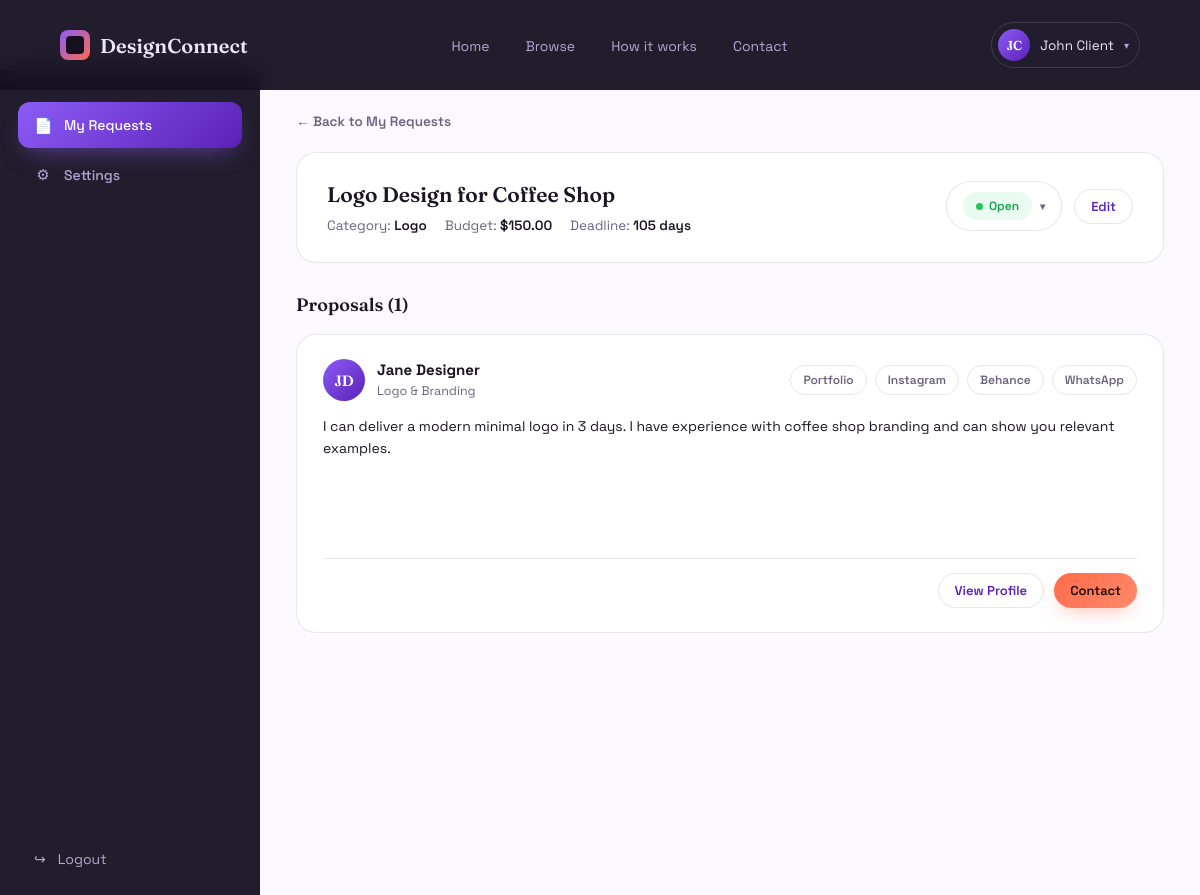
The page /Client/viewProposals/?request_id=1 (signed in) on the database its author committed.
### tables this page shows
CREATE TABLE requests (
    id INT PRIMARY KEY AUTO_INCREMENT,
    client_id INT NOT NULL,
    title VARCHAR(150) NOT NULL,
    category VARCHAR(50) NOT NULL,
    description TEXT NOT NULL,
    budget DECIMAL(10,2) NOT NULL,
    deadline DATE NOT NULL,
    reference_image VARCHAR(255) NULL,
    status ENUM('open', 'in_progress', 'completed') NOT NULL DEFAULT 'open',
    created_at DATETIME NOT NULL,
    FOREIGN KEY (client_id) REFERENCES users(id) ON DELETE CASCADE
);

CREATE TABLE proposals (
    id INT PRIMARY KEY AUTO_INCREMENT,
    request_id INT NOT NULL,
    designer_id INT NOT NULL,
    pitch TEXT NOT NULL,
    portfolio_link VARCHAR(255) NULL,
    created_at DATETIME NOT NULL,
    FOREIGN KEY (request_id) REFERENCES requests(id) ON DELETE CASCADE,
    FOREIGN KEY (designer_id) REFERENCES users(id) ON DELETE CASCADE,
    UNIQUE KEY unique_proposal (request_id, designer_id)
);

CREATE TABLE users (
    id INT PRIMARY KEY AUTO_INCREMENT,
    name VARCHAR(100) NOT NULL,
    email VARCHAR(150) NOT NULL UNIQUE,
    password VARCHAR(255) NOT NULL,
    role ENUM('client', 'designer') NOT NULL,
    avatar VARCHAR(255) NULL,
    bio TEXT NULL,
    specialty VARCHAR(100) NULL,
    portfolio_link VARCHAR(255) NULL,
    instagram VARCHAR(150) NULL,
    behance VARCHAR(150) NULL,
    whatsapp VARCHAR(50) NULL,
    notify_new_proposal BOOLEAN DEFAULT TRUE,
    notify_new_request BOOLEAN DEFAULT TRUE,
    created_at DATETIME NOT NULL
);

### Client/Controller/ProposalsController.php (called while the page is built, shortened)
<?php
require_once __DIR__ . '/../Model/ProposalsModel.php';
require_once __DIR__ . '/../View/ProposalsView.php';
class ProposalsController extends Authentification {
    function displayProposals() {
        $clientId = $this->getClientId();
        $requestId = $_GET['request_id'] ?? null;
        $model = new ProposalsModel();
        $request = $model->getRequestById($requestId, $clientId);
        $proposals = $model->getProposalsByRequestId($requestId);
        $name = $this->getClientName();
        $view = new ProposalsView();
         $avatar= $this->getUserAvatar();
        $view->displayProposalsView($request, $proposals, $name,$avatar);
    }
}
?>

### Client/Model/ProposalsModel.php (called while the page is built, shortened)
<?php
class ProposalsModel extends Connexion {
    function connectdb() {
        $dataBase = $this->connecterBDD($this->name, $this->host, $this->user, $this->password);
        $dataBase->setAttribute(PDO::ATTR_ERRMODE, PDO::ERRMODE_EXCEPTION);
        $dataBase->setAttribute(PDO::ATTR_EMULATE_PREPARES, false);
        return $dataBase;
    }
    function getRequestById($requestId, $clientId) {
        $db = $this->connectdb();
        $stmt = $db->prepare("SELECT * FROM requests WHERE id = :id AND client_id = :client_id");
        $stmt->execute(['id' => $requestId, 'client_id' => $clientId]);
        return $stmt->fetch(PDO::FETCH_ASSOC);
    }
    function getProposalsByRequestId($requestId) {
        $db = $this->connectdb();
        $query = "SELECT p.*, u.name AS designer_name, u.email AS designer_email, u.specialty,
                         u.portfolio_link, u.instagram, u.behance, u.whatsapp,
                         (SELECT GROUP_CONCAT(image_path) FROM portfolio_samples WHERE designer_id = p.designer_id AND proposal_id IS NULL LIMIT 3) as samples
                  FROM proposals p
                  JOIN users u ON p.designer_id = u.id
                  WHERE p.request_id = :request_id
                  ORDER BY p.created_at ASC";
        $stmt = $db->prepare($query);
        $stmt->execute(['request_id' => $requestId]);
        $results = $stmt->fetchAll(PDO::FETCH_ASSOC);
        return $results;
    }
}
?>

### Client/View/ProposalsView.php (the view, shortened to what this page needs)
<?php
require_once __DIR__ . '/./GlobalView.php';
class ProposalsView extends GlobalView {
    function content($request, $proposals, $name,$avatar) {
        $statusMap = [
            'open' => ['text' => 'Open', 'class' => 'badge-open'],
            'in_progress' => ['text' => 'In Progress', 'class' => 'badge-progress'],
            'completed' => ['text' => 'Completed', 'class' => 'badge-completed'],
        ];
        $status = $statusMap[$request['status']] ?? ['text' => ucfirst($request['status']), 'class' => 'badge-open'];
        $deadlineDays = ceil((strtotime($request['deadline']) - time()) / 86400);
        $deadlineText = $deadlineDays > 0 ? $deadlineDays . ' days' : 'Expired';
        ?>
<body>
    <?php $this->nav($name,$avatar) ?>
    <div class="app-shell">
       <?php $this->sidebar('dashboard') ?>
        <main class="main">
            <a href="/DesignConnect/Client/Dashboard/" class="back-link">← Back to My Requests</a>
            <div class="req-detail-head">
                <div>
                    <h2><?php echo htmlspecialchars($request['title']); ?></h2>
                    <div class="req-detail-meta">
                        <span>Category: <b><?php echo htmlspecialchars($request['category']); ?></b></span>
                        <span>Budget: <b>$<?php echo htmlspecialchars($request['budget']); ?></b></span>
                        <span>Deadline: <b><?php echo $deadlineText; ?></b></span>
                    </div>
                </div>
                <div class="req-detail-actions">
                    <form method="post" action="/DesignConnect/Client/redirect.php" id="statusForm">
                        <div class="status-dd" id="statusDd">
                            <div class="status-dd-btn" id="statusBtn">
                                <span class="badge <?php echo $status['class']; ?>" id="statusBadge"><?php echo $status['text']; ?></span>
                                <span class="car">▾</span>
                            </div>
                        </div>
                    </form>
                    <button type="button" class="btn btn-outline btn-sm open-edit-modal" data-target="editModal<?php echo $request['id']; ?>">Edit</button>
                </div>
            </div>
            <h3 style="font-family:'Fraunces',serif; font-weight:600; font-size:18px; margin-bottom:18px;">
                Proposals (<?php echo count($proposals); ?>)
            </h3>
            <div id="proposalsList">
                <?php foreach ($proposals as $p):?>
                <div class="proposal-review">
                    <div class="pr-top">
                        <div class="pr-who">
                            <div class="av a1"><?php echo htmlspecialchars($this->getAvatar($p['designer_name'])); ?></div>
                            <div>
                                <strong><?php echo htmlspecialchars($p['designer_name']); ?></strong>
                                <span><?php echo htmlspecialchars($p['specialty'] ?? 'Designer'); ?></span>
                            </div>
                        </div>
                        <div class="pr-links">
                            <?php if (!empty($p['portfolio_link'])): ?><a href="<?php echo htmlspecialchars($p['portfolio_link']); ?>" target="_blank" rel="noopener">Portfolio</a><?php endif; ?>
                            <?php if (!empty($p['instagram'])): ?><a href="<?php echo htmlspecialchars($p['instagram']); ?>" target="_blank" rel="noopener">Instagram</a><?php endif; ?>
                            <?php if (!empty($p['behance'])): ?><a href="<?php echo htmlspecialchars($p['behance']); ?>" target="_blank" rel="noopener">Behance</a><?php endif; ?>
                            <?php if (!empty($p['whatsapp'])): ?><a href="https://wa.me/<?php echo htmlspecialchars($p['whatsapp']); ?>" target="_blank" rel="noopener">WhatsApp</a><?php endif; ?>
                        </div>
                    </div>
                    <p class="pr-pitch"><?php echo htmlspecialchars($p['pitch']); ?></p>
                    <?php if (!empty($p['samples'])): ?>
                    <div class="pr-samples">
                        <?php foreach ($p['samples'] as $samplePath): ?>
                            <span style="background-image:url('/DesignConnect/images/<?php echo htmlspecialchars($samplePath); ?>'); background-size:cover; background-position:center;"></span>
                        <?php endforeach; ?>
                    </div>
                    <?php endif; ?>
                    <div class="pr-foot">
                        <a href="/DesignConnect/Public/DesignerDetail/?id=<?php echo (int)$p['designer_id']; ?>" class="btn btn-outline btn-sm">View Profile</a>
                        <a href="mailto:<?php echo htmlspecialchars($p['designer_email']); ?>" class="btn btn-solid btn-sm">Contact</a>
                    </div>
                </div>
                <?php endforeach; ?>
            </div>
        </main>
    </div>
<?php
    }
    function displayProposalsView($request, $proposals, $name,$avatar) {
        $this->head();
        $this->content($request, $proposals, $name,$avatar);
        $this->closepage();
    }
}
?>

### Client/index.php (shortened to what this page needs)
<?php
require_once __DIR__ . '/Controller/ProposalsController.php';
$request = $_SERVER['REQUEST_URI'];
$request = explode('?', $request)[0];
switch ($request) {
    case '/DesignConnect/Client/viewProposals/':
    case '/DesignConnect/client/viewProposals/':
        $controller = new ProposalsController();
        $controller->displayProposals();
        break;
}
?>

### Client/View/GlobalView.php (shortened to what this page needs)
<?php
Class GlobalView{
function head(){
?>
<!DOCTYPE html>
<html lang="en">
<head>
<link rel="stylesheet" href="/DesignConnect/Client/index.css">
</head>
<?php
}
function nav($name,$avatar){
  ?>
    <nav class="nav" id="nav">
    <div class="logo"><span class="logo-mark "></span><span class="logo-text">DesignConnect</span></div>
    <ul class="nav-links">
      <li><a href="/DesignConnect/Public/">Home</a></li>
      <li><a href="/DesignConnect/Public/Browse/">Browse</a></li>
      <li><a href="#how">How it works</a></li>
      <li><a href="/DesignConnect/Public/Contact/">Contact</a></li>
    </ul>
     <?php
              $initials = htmlspecialchars($this->getAvatar($name));
        ?>
    <div class="avatar-menu" id="avatarMenu">
      <div class="avatar-btn"id="avatarBtn">
          <span class="avatar-initials av"><?php echo $initials; ?></span>
        <span><?php echo htmlspecialchars($name)?></span>
        <span class="caret">▾</span>
      </div>
    </div>
  </nav>
  <?php
}
function sidebar($active = ''){
?>
 <aside class="sidebar">
      <nav class="side-nav" id="sideNav">
        <a href="/DesignConnect/Client/Dashboard/" class="non<?php echo $active === 'dashboard' ? ' active' : ''; ?>" data-i="0"><span class="ic">📄</span> My Requests</a>
        <a href="/DesignConnect/Client/Settings/" class="non<?php echo $active === 'settings' ? ' active' : ''; ?>" data-i="2"><span class="ic">⚙</span> Settings</a>
      </nav>
      <div class="side-foot">
        <a href="/DesignConnect/Client/Logout/"><span class="ic">↪</span> Logout</a>
      </div>
    </aside>
<?php
}
  function closePage(){
    ?>
</body>
</html>
<?php
  }
  function getAvatar($name){
    $words = explode(" ",trim($name));
    $avatar="";
    foreach($words as $word){
      $avatar .=strtoupper($word[0]);
    }
    return $avatar;
  }
}
?>

### rows shown on the page
requests: title "Logo Design for Coffee Shop", category "Logo", budget "150.00", deadline "105 days", status "Open"
proposals: designer.name "JD", designer.name "Jane Designer", designer.specialty "Logo & Branding", pitch "I can deliver a modern minimal logo in 3 days. I have experience with coffee shop branding and can show you relevant examples."

### other values the page prints
$initials "JC"
$name "John Client"
count($proposals) "1"
